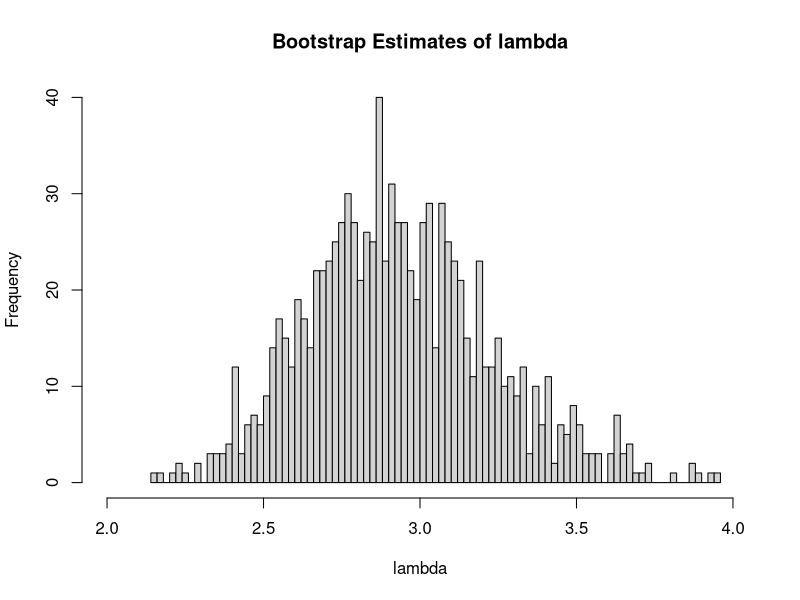
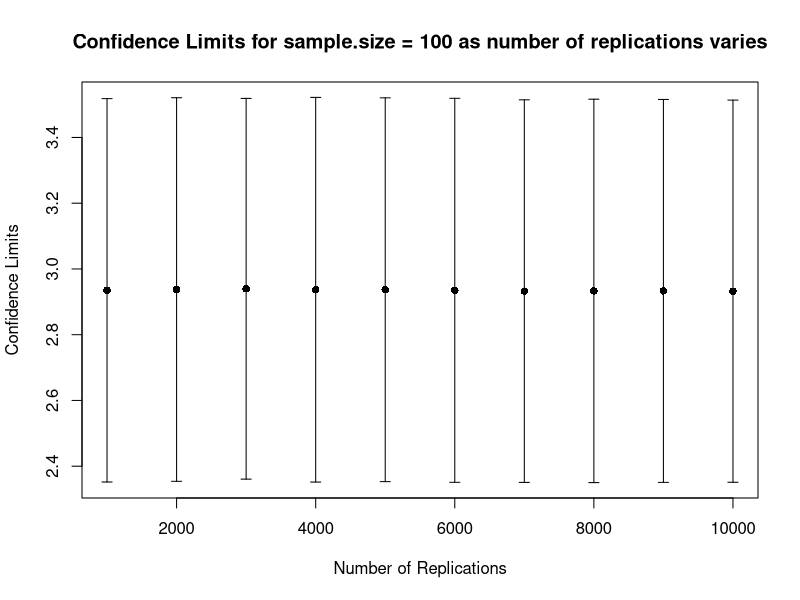
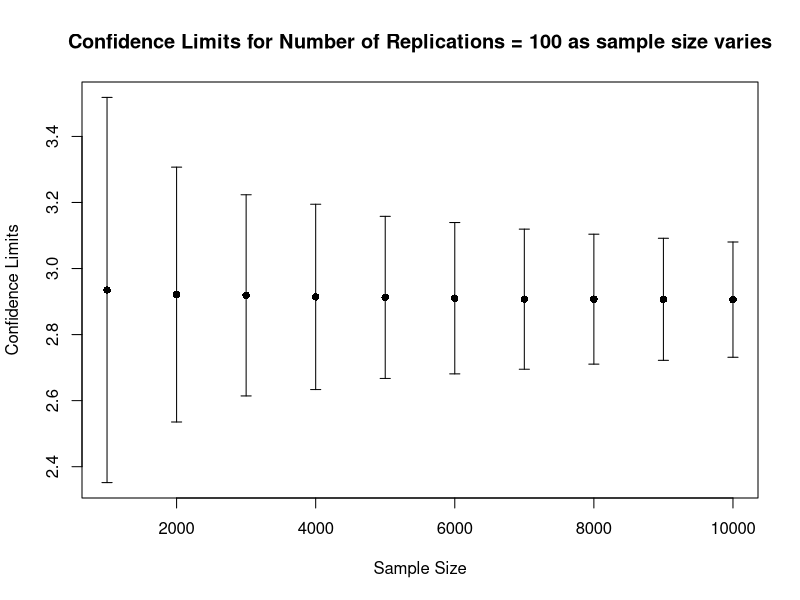

Write the R code that produced these figures, in order.
# HW 6 - Due Tuesday October 18, 2016 in moodle and hardcopy in class.
# Upload R file to Moodle with name: HW5_490IDS_YourClassID.R
# Do not remove any of the comments. These are marked by #

# Please ensure that no identifying information (other than your class ID)
# is on your paper copy, including your name


# We will use the bootstrap technique to generate confidence intervals

# 1. Suppose we have a sample of data from an exponential distribution
# with parameter lambda. In this case use lambda.hat = 1/mean(X).

# As the number of observations increases, does the estimate for lambda
# become roughly normally distributed? We will answer this question in
# the following parts.

# 1a. (1) Generate 100 observations of test data, with lambda=3. Remember
# to set your seed before carrying out any computations.
set.seed(0)
test_data <- rexp(100, rate = 3)

# 1b. (1) What is the mean of your test data? (give the code and the value)
mean(test_data)


# 1c. (1) What is your estimate lambda.hat? (give the code and the value)
lambda_hat <- 1 / mean(test_data)
lambda_hat

# 2. Now use the bootstrap to estimate the distribution of
# lambda.hat and create bootstrap confidence intervals for lambda,
# rather than the approach in 1).

# 2a. (1) Form a set of bootstrap estimates of our parameter by generating B
# random samples as you did once in 1a but use lambda.hat since we do not
# know the true lambda in this case (keep n=100). Set B=1000, and again set
# your seed.
set.seed(0)
B = 1000

# 2b. (1) Get a new estimate for lambda.hat from each of the bootstrap samples
# in 2a. You'll want to create a matrix to receive each value. You should
# have 1000 estimates for lambda.hat now.
lambda_bootstrap <- replicate(B, 1 / mean(rexp(n = 100, lambda_hat)))

# 2c. (2) Now look at the sampling distribution for lambda.hat, using the hist
# function. Remember the graphing techniques discussed in class and use them
# to make the plot look professional. Does the distribution look normal?
hist(
  lambda_bootstrap,
  xlab = 'lambda',
  ylab = 'Frequency',
  main = 'Bootstrap Estimates of lambda',
  breaks = 100,
  xlim = c(2, 4)
)
# Answer: Yes. The distribution looks normal. 

# 2d. (1) Calculate an estimate of the standard error of lambda.hat using your
# collection of bootstrap estimated parameters. What is your 95% confidence interval?

# Estimate of standard error of lambda
se_bootstrap <- sd(lambda_bootstrap)
# 95% confidence interval for bootstrap estimate of lambda
c(
  mean(lambda_bootstrap) - 1.96 * se_bootstrap,
  mean(lambda_bootstrap) + 1.96 * se_bootstrap
)

# 3a. (5) We made some decisions when we used the bootstrap above that we can now question. 
# Repeat the above creation of a confidence interval for a range of values of data
# (we had our sample size fixed at 100) and a range of bootstrap values (we had B 
# fixed at 1000). Suppose the sample size varies (100, 200, 300, .... , 1000) and 
# B varies (1000, 2000, ... , 10000). You will likely find it useful to write
# functions to carry out these calculations. Your final output should be 
# upper and lower pairs for the confidence intervals produced using the bootstrap
# method for each value of sample size and B.

# generalize 2b into a function, and vary inputs of sample size and B as we did above.


boot.sample <- function(sample.size, B) {
  #code here
  
  # Initialize matrix to store upper and lower confidence intervals
  confidence_95 <- matrix(rep(-999), nrow = length(sample.size) * length(B), ncol = 4)
  colnames(confidence_95) <-
    c('Lower confidence interval',
      'Higher confidence interval',
      'Sample Size',
      'B')
  # Initialize a counter that indicate the position of current confidence interval in the matrix
  count <- 1
  
  # Simulation
  if (count < dim(confidence_95)[1]) {
    for (i in 1:length(sample.size)) {
      for (j in 1:length(B)) {
        # Bootstrap estimate of lambda
        set.seed(0)
        lambda_bootstrap <- replicate(B[j], 1 / mean(rexp(n = sample.size[i], lambda_hat)))
        # Estimate of standard error of lambda
        se_bootstrap <- sd(lambda_bootstrap)
        # 95% confidence interval for bootstrap estimate of lambda
        confidence_95_tmp <- c(
          mean(lambda_bootstrap) - 1.96 * se_bootstrap,
          mean(lambda_bootstrap) + 1.96 * se_bootstrap
        )
        confidence_95[count,] <- c(confidence_95_tmp,sample.size[i],B[j])
        count = count + 1
      }
    }
  }
  return(confidence_95)
}

# Show case
B <- seq(1000, length = 10, by = 1000)
sample.size <- seq(100, length = 10, by = 100)
head(boot.sample(sample.size,B))


# 3b. (2) Plot your CI limits to show the effect of changing the sample size and 
# changing the number of bootstrap replications. What do you conclude?
simulated_CI <- boot.sample(sample.size,B)

# For fixed sample size = 100
library(Hmisc)
errbar(
  B,
  apply(simulated_CI[1:10,1:2], 1, mean),
  simulated_CI[1:10,][, 1],
  simulated_CI[1:10,][, 2],
  xlab = 'Number of Replications',
  ylab = 'Confidence Limits'
)
title(main = 'Confidence Limits for sample.size = 100 as number of replications varies')

# For fixed number of replications = 1000
errbar(
  B,
  apply(simulated_CI[seq(1,length = 10,by = 10),1:2], 1, mean),
  simulated_CI[seq(1,length = 10,by = 10),][, 1],
  simulated_CI[seq(1,length = 10,by = 10),][, 2],
  xlab = 'Sample Size',
  ylab = 'Confidence Limits'
)
title(main = 'Confidence Limits for Number of Replications = 100 as sample size varies')

# 4a. (5) In 1961 John Tukey wrote an article called The Future of Data Analysis
# (it is uploaded in moodle). Some people say it is prophetic regarding the 
# field of Data Science today. Do you agree or disagee? Why or why not? (Please 
# keep your answer less than 500 words).

# Answer: John Tukey does predict the incoming of data science in some ways. When John discuss
#         about how would the new data analysis be initiated, he mentions that people will 
#         very likely to have concerns on "more complexly organized data". In traditional
#         statistics, the data is often generalized from experiments or surveys on random sampling,
#         where statisticians can control how organized the data will be by desgining the experiment and the survey.
#         However, John brings out the idea of "more complexly organized data" at that time, which indeed corresponds to
#         one feature of Big Data nowadays: The raw data from the Internet is messy and unorganized.
#
#         John also mentions the change of focus in data analysis in his article: "Procedures of diagnosis, 
#         and procedures to extract indications rather than conclusions, 
#         will have to playa large part in the future of data analyses". In fact, today's data scientist
#         usually spend 80-90% of their time on data mining and preparing the data in certain form for
#         any further data analysis. John also predicts the automation of preliminary analysis, where he says
#         graphs (data visualization nowadays) "will cease to be the vehicle through which 
#         a man diagnoses or seeks indications, becoming, instead, the vehicle through 
#         which the man supervises, and approves or disapproves, the diagnoses and indications already found by the machine"
#         Newly rising machine learning techniques basically do the same thing as John has described it in his article.
#
#         In addition, John also emphasizes the impact of developing computing power, he claims that
#         the computer, in some situations, can makes unfeasible things feasible. And even for feasible things,
#         computer can also be vital in terms of speed and economy of finding the answer.


# 4b. (5) Relate the article to the Life Cycle of Data discussion from class. 
# You may wish to choose an example or idea from the article and clearly explore how it 
# relates to the Life Cycle of Data. (Please keep your answer less than 500 words).

# Answer: The way John describes his central interest is very similar to the way the Life Cycle of Data
#         is defined now. "All in all, I have come to feel that my central interest is 
#         in data analysis, which I take to include, among other things: procedures for 
#         analyzing data, techniques for interpreting the results of such procedures, 
#         ways of planning the gathering of data to make its analysis easier, more precise 
#         or more accurate, and all the machinery and results of (mathematical) statistics 
#         which apply to analyzing data." 

#         This description includes several parts of Life Cycle of Data:
#         data aquisition, data cleaning and data organization, (ways of planning the gathering of data to make its analysis easier, more precise, or more accurate); 
#         data analysis (all the machinery and results of (mathematical) statistics which apply to analyzing data);
#         and data reporting (techniques for interpreting the results of such procedures).
#
